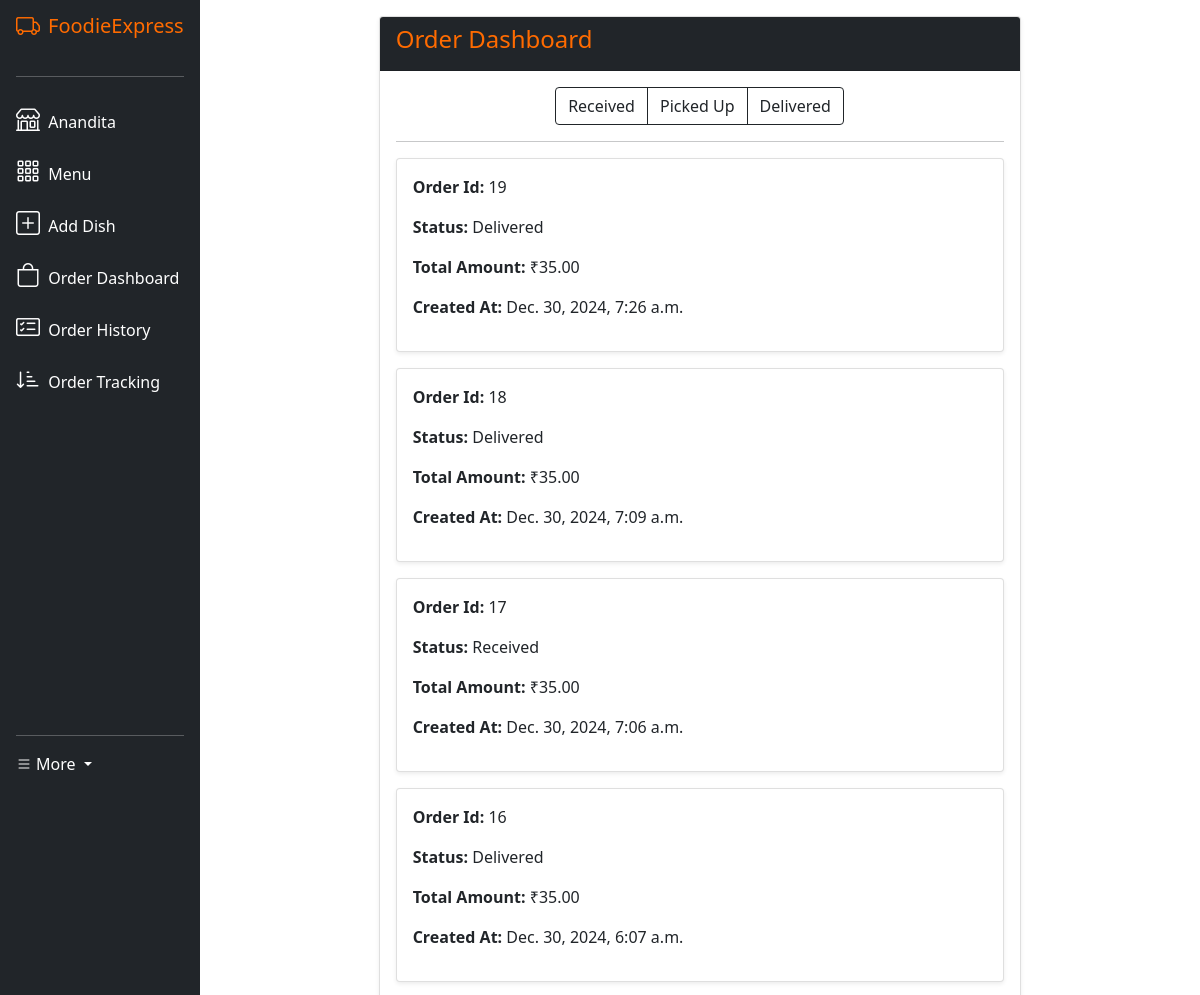
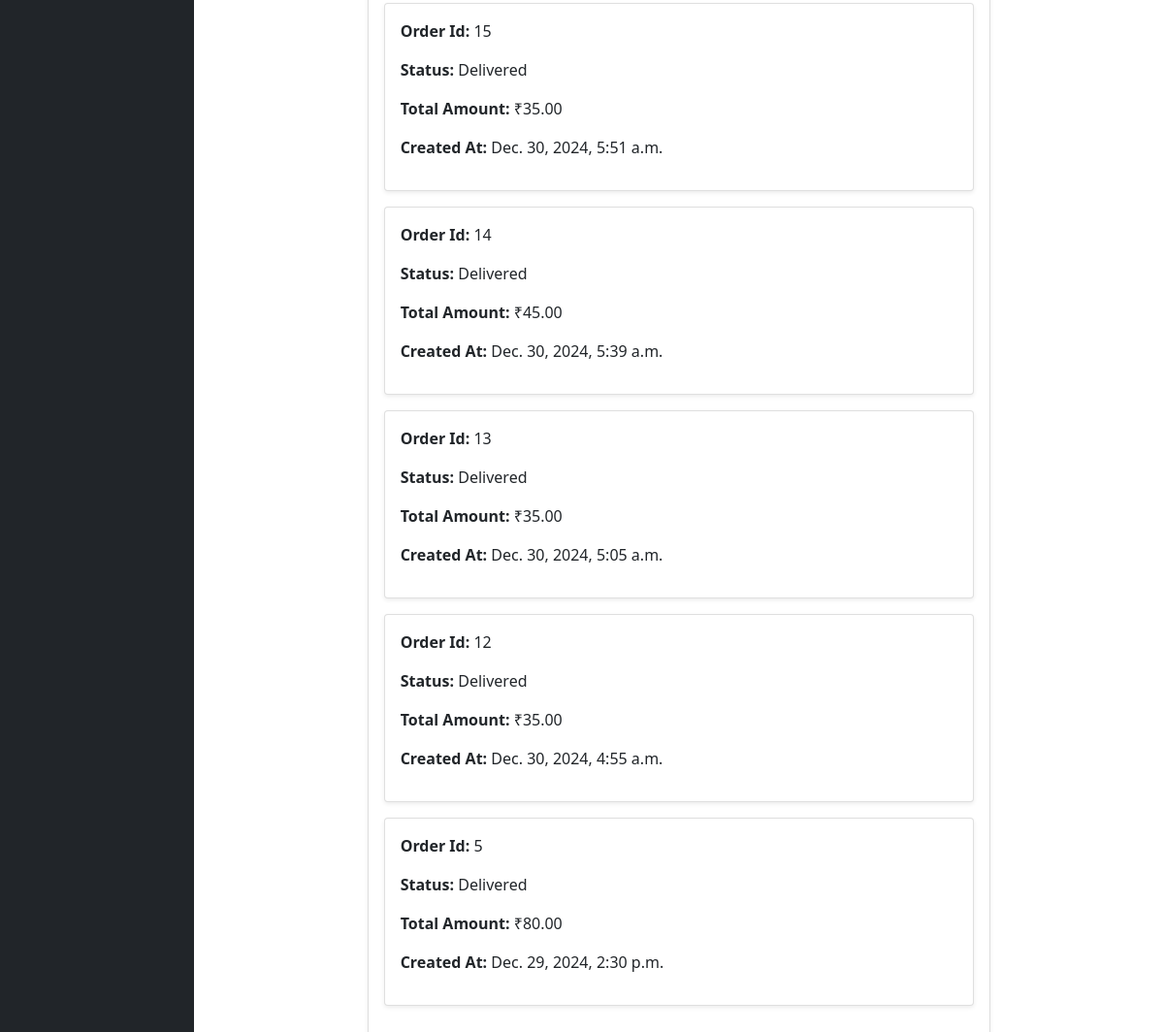
The app's page /restaurant/dashboard/ (signed in) with its own data (2 pictures, top to bottom).
### core/models.py (models this page shows, shortened)
class User(AbstractUser):
    CUSTOMER = 'customer'
    RESTAURANT = 'restaurant'
    DELIVERY_PARTNER = 'delivery_partner'
    USER_TYPE_CHOICES = [
        (CUSTOMER, 'Customer'),
        (RESTAURANT, 'Restaurant'),
        (DELIVERY_PARTNER, 'Delivery Partner'),
    ]
    user_type = models.CharField(max_length=20, choices=USER_TYPE_CHOICES)
    phone_number = models.CharField(max_length=15, unique=True)
    address = models.TextField()
    created_at = models.DateTimeField(auto_now_add=True)
    updated_at = models.DateTimeField(auto_now=True)
    class Meta:
        verbose_name = 'User'
        verbose_name_plural = 'Users'
        ordering = ['-created_at']
        indexes = [
            models.Index(fields=['user_type']),
            models.Index(fields=['phone_number'])
        ]

class Order(models.Model):
    STATUS_CHOICES = [
        ('received', 'Received'),
        ('active', 'Active'),
        ('picked_up', 'Picked Up'),
        ('delivered', 'Delivered'),
        ('inactive', 'Inactive'),
    ]
    customer = models.ForeignKey(User, on_delete=models.CASCADE, related_name='customer_orders')
    restaurant = models.ForeignKey(Restaurant, on_delete=models.CASCADE, related_name='restaurant_orders')
    delivery_partner = models.ForeignKey(DeliveryPartner, on_delete=models.SET_NULL, null=True, related_name='delivery_orders')
    status = models.CharField(max_length=20, choices=STATUS_CHOICES, default='received')
    total_amount = models.DecimalField(max_digits=10, decimal_places=2)
    delivery_address = models.TextField()
    created_at = models.DateTimeField(auto_now_add=True)
    updated_at = models.DateTimeField(auto_now=True)
    class Meta:
        verbose_name = 'Order'
        verbose_name_plural = 'Orders'
        ordering = ['-created_at']
        indexes = [
            models.Index(fields=['status']),
            models.Index(fields=['created_at']),
            models.Index(fields=['customer', 'status'])
        ]

### core/views.py (the view)
# urls.py: path('restaurant/dashboard/', views.restaurant_dashboard, name='restaurant_dashboard'),
@login_required
def restaurant_dashboard(request):
    if request.user.user_type != User.RESTAURANT:
        return redirect('index')
    restaurant = request.user.restaurant
    context = {
        "restaurant": restaurant,
        "menu_items": restaurant.menu_items.all(),
        "orders": Order.objects.filter(restaurant=restaurant).order_by('-created_at'),
        "active_orders": Order.objects.filter(
            restaurant=restaurant,
            status__in=['active', 'ready', 'picked_up']
        )
    }
    return render(request, "core/restaurant_dashboard.html", context)

### core/templates/core/restaurant_dashboard.html (shortened to what this page needs)
{% extends "core/layout.html" %}
{% load static %}
{% block body %}
<div class="container-fluid py-3">
    <div class="row justify-content-center">
        <div class="col-lg-8 col-md-10">
            <div class="card shadow-sm">
                <div class="card-header bg-dark text-accent">
                    <h4>Order Dashboard</h4>
                </div>
                <div class="card-body">
                    <div class="mb-3 text-center">
                        <div class="btn-group" role="group" aria-label="Order Filters">
                            <label class="btn btn-outline-dark" for="filter-received">Received</label>
                            <label class="btn btn-outline-dark" for="filter-picked-up">Picked Up</label>
                            <label class="btn btn-outline-dark" for="filter-delivered">Delivered</label>
                        </div>
                    </div>
                    <hr>
                    <div id="orders-container">
                        {% for order in orders %}
                        <div class="card shadow-sm mb-3 order-card" data-status="{{ order.status|lower }}">
                            <div class="card-body">
                                <p><strong>Order Id:</strong> {{ order.id }}</p>
                                <p><strong>Status:</strong> {{ order.get_status_display }}</p>
                                <p><strong>Total Amount:</strong> ₹{{ order.total_amount }}</p>
                                <p><strong>Created At:</strong> {{ order.created_at }}</p>
                            </div>
                        </div>
                        {% empty %}
                        <div class="alert alert-accent text-center">
                            No orders available.
                        </div>
                        {% endfor %}
                    </div>
                </div>
            </div>
        </div>
    </div>
</div>
{% endblock %}

### core/templates/core/layout.html (shortened to what this page needs)
{% load static %}
<!DOCTYPE html>
<html lang="en">
    <head>
        <link href="https://cdn.jsdelivr.net/npm/bootstrap@5.0.2/dist/css/bootstrap.min.css" rel="stylesheet">
        <link href="https://cdn.jsdelivr.net/npm/bootstrap-icons@1.10.0/font/bootstrap-icons.css" rel="stylesheet">
        <link rel="stylesheet" href="https://cdnjs.cloudflare.com/ajax/libs/font-awesome/4.7.0/css/font-awesome.min.css">
        <link href="{% static 'core/styles.css' %}" rel="stylesheet">
    </head>
    <body>
        <div class="sidebar-wrapper">
            <div class="sidebar-content d-flex flex-column align-items-center align-items-sm-start px-3 pt-2 text-white">
                <a href="/" class="d-flex align-items-center pb-3 mb-md-0 me-md-auto text-white text-decoration-none">
                    <i class="bi bi-truck fs-4 me-2 brand-text"></i>
                    <span class="fs-5 d-none d-sm-inline brand-text">FoodieExpress</span>
                </a>
                <hr class="w-100">
                <ul class="nav nav-pills flex-column mb-sm-auto mb-0 align-items-center align-items-sm-start" id="menu">
                    {% if user.is_authenticated %}
                    {% if user.user_type == 'restaurant' %}
                    <li class="nav-item">
                        <a href="{% url 'restaurant_profile' %}" class="nav-link align-middle px-0 text-white">
                            <i class="fs-4 bi bi-shop"></i>
                            <span class="ms-1 d-none d-sm-inline">{{user.username}}</span>
                        </a>
                    </li>
                    <li class="nav-item">
                        <a class="nav-link align-middle px-0 text-white" href="{% url 'restaurant_menu' %}">
                            <i class="fs-4 bi bi-grid-3x3-gap"></i>
                            <span class="ms-1 d-none d-sm-inline">Menu</span>
                        </a>
                    </li>
                    <li class="nav-item">
                        <a class="nav-link align-middle px-0 text-white" href="{% url 'menu_item_add' %}">
                            <i class="fs-4 bi bi-plus-square"></i>
                            <span class="ms-1 d-none d-sm-inline">Add Dish</span>
                        </a>
                    </li>
                    <li class="nav-item">
                        <a class="nav-link align-middle px-0 text-white" href="{% url 'restaurant_dashboard' %}">
                            <i class="fs-4 bi bi-bag"></i>
                            <span class="ms-1 d-none d-sm-inline">Order Dashboard</span>
                        </a>
                    </li>
                    <li class="nav-item">
                        <a href="{% url 'restaurant_order_history' %}" class="nav-link align-middle px-0 text-white">
                            <i class="fs-4 bi bi-card-checklist"></i>
                            <span class="ms-1 d-none d-sm-inline">Order History</span>
                        </a>
                    </li>
                    <li class="nav-item">
                        <a href="{% url 'latest_order_tracking' %}" class="nav-link align-middle px-0 text-white">
                            <i class="fs-4 bi bi-sort-down-alt"></i>
                            <span class="ms-1 d-none d-sm-inline">Order Tracking</span>
                        </a>
                    </li>
                        {% endif %}
                    {% endif %}
                </ul>
                <hr class="w-100">
                <div class="dropdown pb-4">
                    {% if request.user.is_authenticated %}
                        <a href="#" class="d-flex align-items-center text-white text-decoration-none dropdown-toggle" id="dropdown.user1" data-bs-toggle="dropdown" aria-expanded="false">
                            <i class="bi bi-list"></i>
                            <span class="d-none d-sm-inline mx-1">More</span>
                        </a>
                    {% endif %}
                </div>
            </div>
        </div>
        <div class="main-content-wrapper">
            {% block body %}
            {% endblock %}
        </div>
    </body>
</html>

### core/templates/core/layout.html (style rules this page uses)
:root { --accent-color: #ff6b00; }
body { overflow-x: hidden; }
.brand-text { color: var(--accent-color) !important; }
.sidebar-wrapper { position: fixed; left: 0; top: 0; bottom: 0; width: 16.66667%; background-color: #212529; z-index: 1000; }
.sidebar-content { height: 100vh; overflow-y: auto; }
.main-content-wrapper { margin-left: 16.66667%; width: calc(100% - 16.66667%); min-height: 100vh; }

### core/templates/core/restaurant_dashboard.html (style rules this page uses)
.text-accent { color: #ff6b00; }

### records on screen
User: username "Anandita"
Order: id "19", status "Delivered", total_amount "35.00", created_at "Dec. 30, 2024, 7:26 a.m."
Order: id "18", status "Delivered", total_amount "35.00", created_at "Dec. 30, 2024, 7:09 a.m."
Order: id "17", status "Received", total_amount "35.00", created_at "Dec. 30, 2024, 7:06 a.m."
Order: id "16", status "Delivered", total_amount "35.00", created_at "Dec. 30, 2024, 6:07 a.m."
Order: id "15", status "Delivered", total_amount "35.00", created_at "Dec. 30, 2024, 5:51 a.m."
Order: id "14", status "Delivered", total_amount "45.00", created_at "Dec. 30, 2024, 5:39 a.m."
Order: id "13", status "Delivered", total_amount "35.00", created_at "Dec. 30, 2024, 5:05 a.m."
Order: id "12", status "Delivered", total_amount "35.00", created_at "Dec. 30, 2024, 4:55 a.m."
Order: id "5", status "Delivered", total_amount "80.00", created_at "Dec. 29, 2024, 2:30 p.m."
